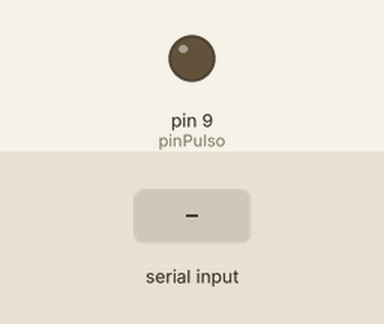
Bench run of a sketch on a simulated Arduino Uno, built with avr-gcc and run on an emulated ATmega328P. Shown: output pins drawn as LEDs (lit = HIGH). Inputs (shaded band) come from the test bench.

Above: at 1.2 s.
1.3 s: "90,45\n" received over Serial
4.3 s: "30,150\n" received over Serial
At 4.3 s:
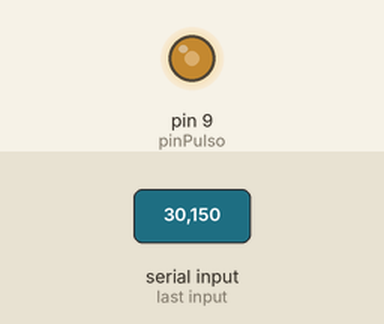
5.8 s: "200\n" received over Serial
At 7.2 s:
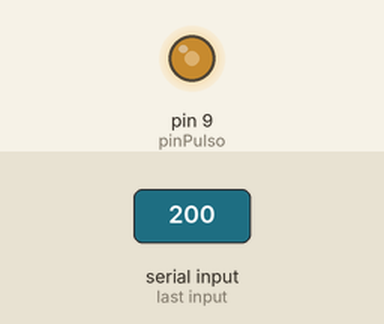
Timing chart, 0 to 8.8 s (numbered marks = the images above; inputs shaded):
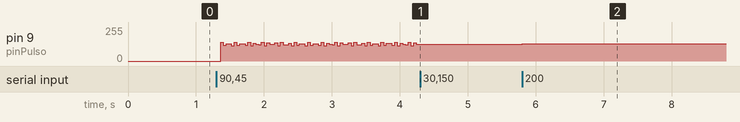

The sketch:

Control_Motor_v.1.0.0.ino
```cpp
// (licence header left out)
// Definir el pin donde se generará el pulso
const int pinPulso = 9;  // Pin 9 es válido en Arduino Uno
// Variable para almacenar la frecuencia deseada (en Hz)
int frecuencia = 0;  // Frecuencia inicial
// Variable para almacenar el período del pulso (en microsegundos)
unsigned long periodo;

void setup() {
  // Configurar el pin como salida
  pinMode(pinPulso, OUTPUT);
  digitalWrite(pinPulso, LOW);
  // Iniciar la comunicación serial
  Serial.begin(115200);
}

void loop() {
  if (Serial.available() > 0) {
    String input = Serial.readStringUntil('\n');

    if (input == "STOP") {
      // Detener completamente los pulsos
      digitalWrite(pinPulso, LOW);
    } else {
      // Procesar como frecuencia
      frecuencia = input.toInt();
      periodo = 1000000 / frecuencia;
    }
  }

  if (frecuencia > 0) {  // Solo generar pulsos si frecuencia > 0
    digitalWrite(pinPulso, HIGH);
    delayMicroseconds(periodo / 2);
    digitalWrite(pinPulso, LOW);
    delayMicroseconds(periodo / 2);
  } else {
    digitalWrite(pinPulso, LOW);
    }
}
```

Measured:
- after the input at 4.3 s, pin 9 (pinPulso): stops changing and stays 124/255
- after the input at 5.8 s, pin 9 (pinPulso): 124/255 → 131/255 at once
